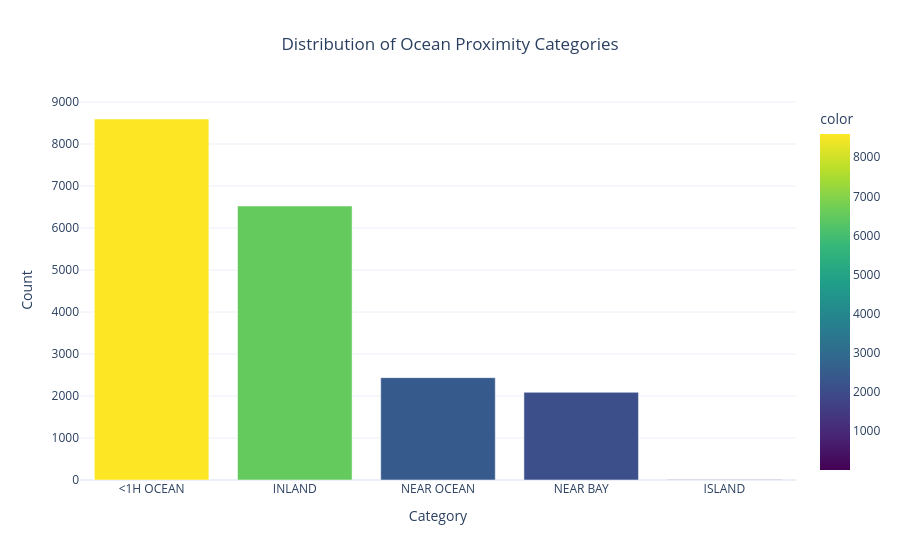

Notebook code for this chart:
### Markdown cell above
One hot vector encoding:

Tradeoff: different categories don't have any relationship with others

Natural number encoding:

Tradeoff: categories encoded in this index may have inequal relationship with different categories, according to their index number, this may not work in the real life

### Code cell
# Analyze categorical values
print("Distribution of ocean_proximity categories:")
print("-" * 40)
value_counts = df['ocean_proximity'].value_counts()
for category, count in value_counts.items():
    print(f"{category:20} {count:5d} ({count/len(df)*100:5.1f}%)")

# Create bar plot of category distribution
fig = px.bar(
    x=value_counts.index,
    y=value_counts.values,
    title='Distribution of Ocean Proximity Categories',
    labels={'x': 'Category', 'y': 'Count'},
    color=value_counts.values,
    color_continuous_scale='Viridis'
)

fig.update_layout(
    title_x=0.5,
    showlegend=False,
    template='plotly_white'
)

fig.show()

### Figure 1 — Plotly figure (JSON) as saved in the notebook; plotly's stock layout.template omitted (floating-point values rounded to 4 significant figures)
{"data": [{"hovertemplate": "Category=%{x}<br>Count=%{y}<br>color=%{marker.color}<extra></extra>", "legendgroup": "", "marker": {"color": [8595, 6523, 2437, 2088, 5], "coloraxis": "coloraxis", "pattern": {"shape": ""}}, "name": "", "orientation": "v", "showlegend": false, "textposition": "auto", "type": "bar", "x": ["<1H OCEAN", "INLAND", "NEAR OCEAN", "NEAR BAY", "ISLAND"], "xaxis": "x", "y": [8595, 6523, 2437, 2088, 5], "yaxis": "y"}], "layout": {"barmode": "relative", "coloraxis": {"colorbar": {"title": {"text": "color"}}, "colorscale": [[0, "#440154"], [0.1111, "#482878"], [0.2222, "#3e4989"], [0.3333, "#31688e"], [0.4444, "#26828e"], [0.5556, "#1f9e89"], [0.6667, "#35b779"], [0.7778, "#6ece58"], [0.8889, "#b5de2b"], [1, "#fde725"]]}, "legend": {"tracegroupgap": 0}, "showlegend": false, "title": {"text": "Distribution of Ocean Proximity Categories", "x": 0.5}, "xaxis": {"anchor": "y", "domain": [0, 1], "title": {"text": "Category"}}, "yaxis": {"anchor": "x", "domain": [0, 1], "title": {"text": "Count"}}}}
